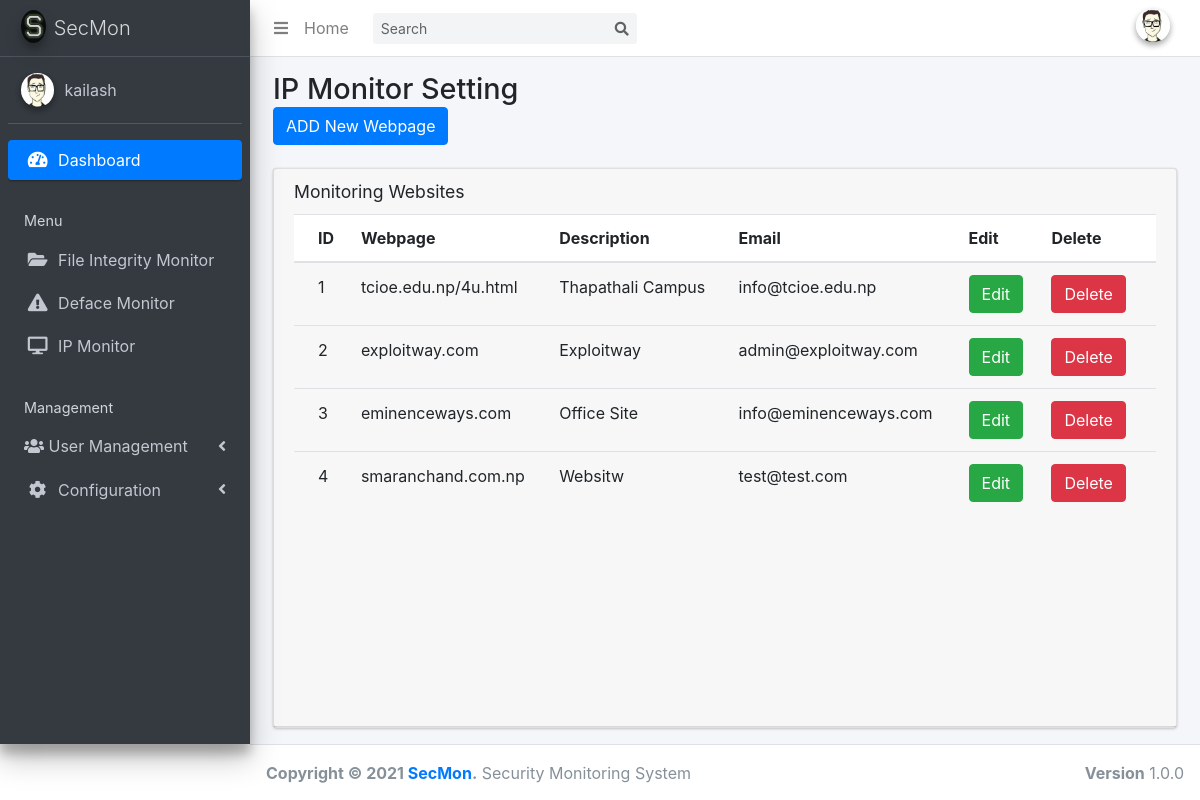
/defacemon_sett.php, run on an earlier commit of the app's database.
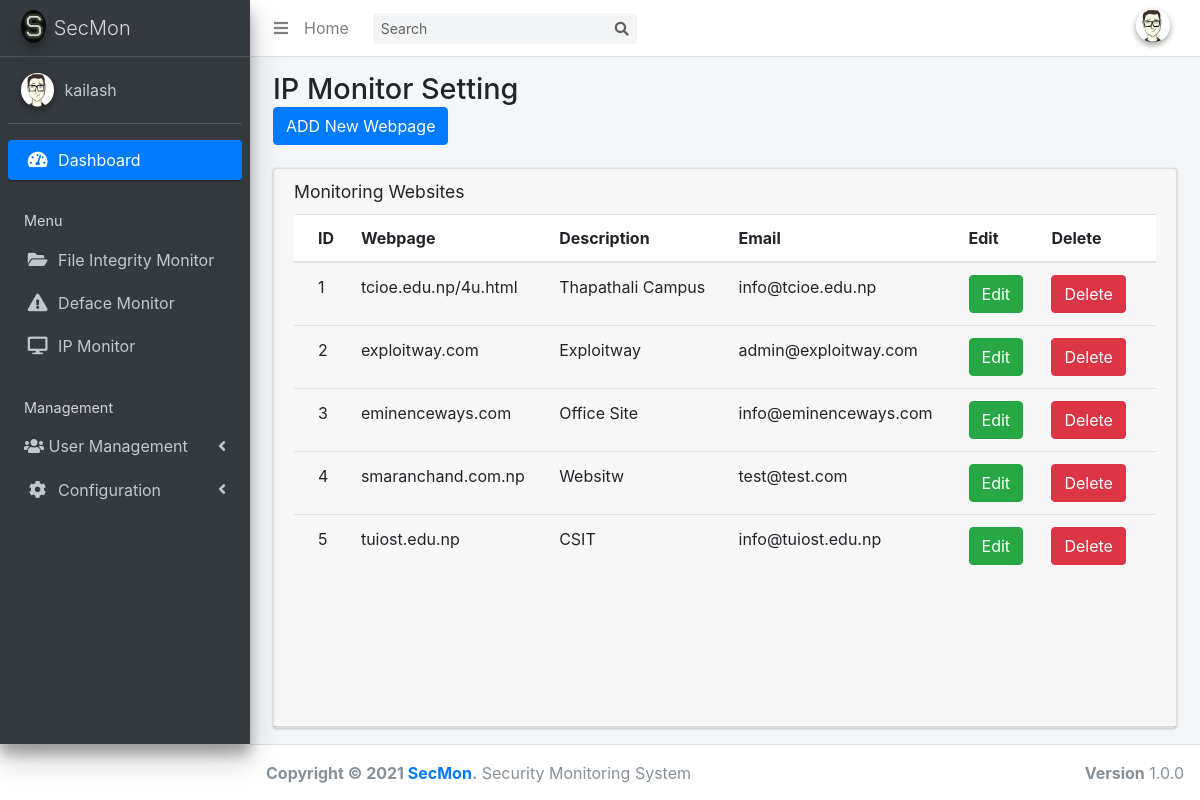
And on a later commit of the database.
### tables this page shows
CREATE TABLE `deface_config` (
  `id` int(255) NOT NULL,
  `website` varchar(255) NOT NULL,
  `description` varchar(255) NOT NULL,
  `email` varchar(255) NOT NULL,
  `contact` varchar(255) NOT NULL
);

### defacemon_sett.php (the view, shortened to what this page needs)
<!DOCTYPE html>
<html>
<head>
    <link rel="stylesheet" href="plugins/fontawesome-free/css/all.min.css">
    <link rel="stylesheet" href="https://code.ionicframework.com/ionicons/2.0.1/css/ionicons.min.css">
    <link rel="stylesheet" href="dist/css/adminlte.min.css">
    <link rel="stylesheet" href="https://stackpath.bootstrapcdn.com/bootstrap/4.3.1/css/bootstrap.min.css">
</head>
<body class="hold-transition sidebar-mini">
    <div class="wrapper">
        <?php include 'themepart/nav-bar.php'; ?>
        <?php include 'themepart/sidebar.php'; ?>
        <div class="content-wrapper">
            <section class="content-header">
                <div class="container-fluid">
                    <div class="row mb-2">
                        <div class="col-sm-6">
                            <h1>IP Monitor Setting</h1>
                            <button type="button" class="btn btn-primary" data-toggle="modal" data-target="#addURLModal">ADD New Webpage</button>
                        </div>
                    </div>
                </div>
            </section>
            <section class="content">
                <div class="container-fluid">
                    <div class="row">
                        <div class="col-12">
                            <div class="card">
                                <div class="card-header">
                                    <h3 class="card-title">Monitoring Websites</h3>
                                    <div class="card-body table-responsive p-0" style="height: 500px;">
                                        <?php $connection=mysqli_connect( "localhost", "root", "", "hash_analyzer"); $query="SELECT * FROM deface_config" ; $query_run=mysqli_query($connection, $query); ?>
                                        <table class="table table-head-fixed text-nowrap">
                                            <thead>
                                                <tr>
                                                    <th>ID</th>
                                                    <th>Webpage</th>
                                                    <th>Description</th>
                                                    <th>Email</th>
                                                    <th>Edit</th>
                                                    <th>Delete</th>
                                                </tr>
                                            </thead>
                                            <tbody>
                                                <?php if (mysqli_num_rows($query_run)> 0) { while ($row = mysqli_fetch_assoc($query_run)) { ?>
                                                <tr>
                                                    <td>
                                                        <?php echo $row[ 'id']; ?> </td>
                                                    <td>
                                                        <?php echo $row[ 'website']; ?> </td>
                                                    <td>
                                                        <?php echo $row[ 'description']; ?> </td>
                                                        <td>
                                                        <?php echo $row[ 'email']; ?> </td>
                                                    <td>
                                                        <button type="button" class="btn btn-success editbtnweb" data-toggle="modal" data-target="#editURLModal">Edit</button>
                                                    </td>
                                                    <td>
                                                        <button type="button" class="btn btn-danger deletebtnweb" data-toggle="modal" data-target="#deleteURLModal">Delete</button>
                                                    </td>
                                                </tr>
                                                <?php } } else { echo "No record found!"; } ?>
                                            </tbody>
                                        </table>
                                    </div>
                                </div>
                            </div>
                        </div>
                    </div>
                </div>
            </section>
        </div>
        </div>
    <?php include 'themepart/footer.php'; ?>
</body>
</html>

What changed in the data, as far as the page shows it:
added deface_config: id "5", website "tuiost.edu.np", description "CSIT", email "info@tuiost.edu.np"
